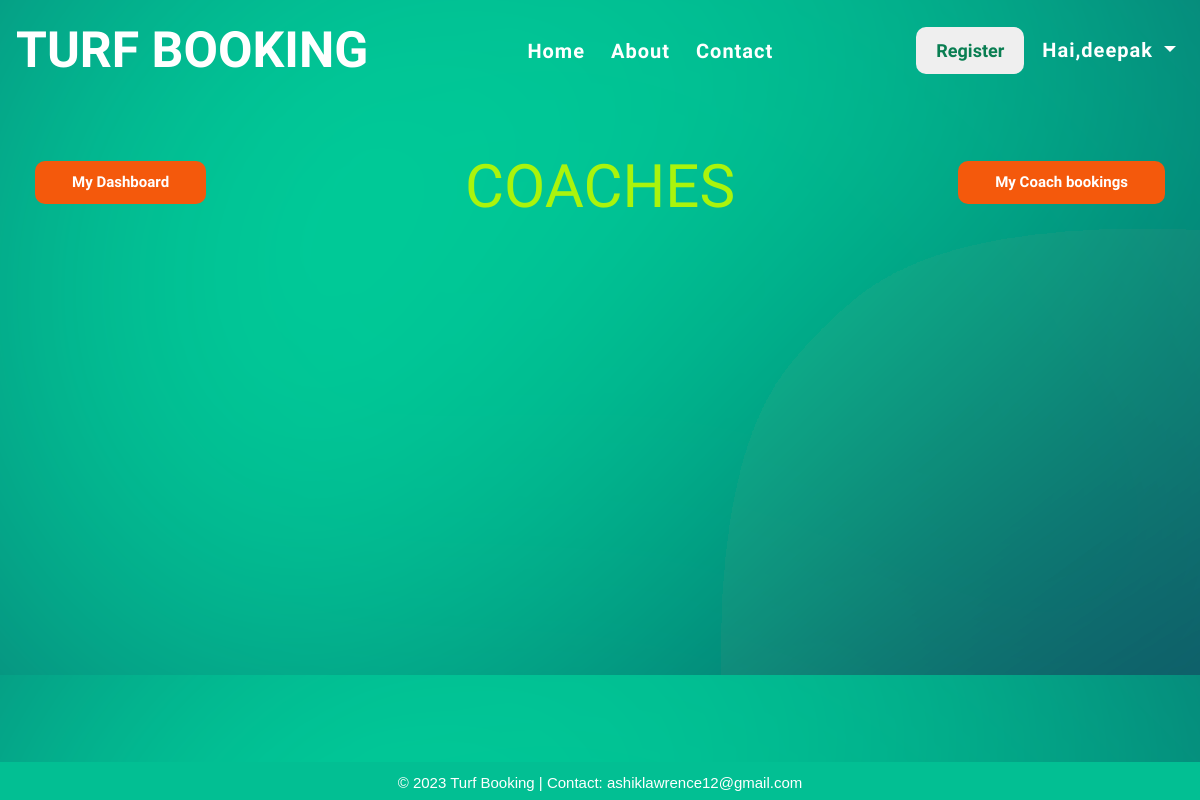
The app's page /coachbook (signed in), older data.
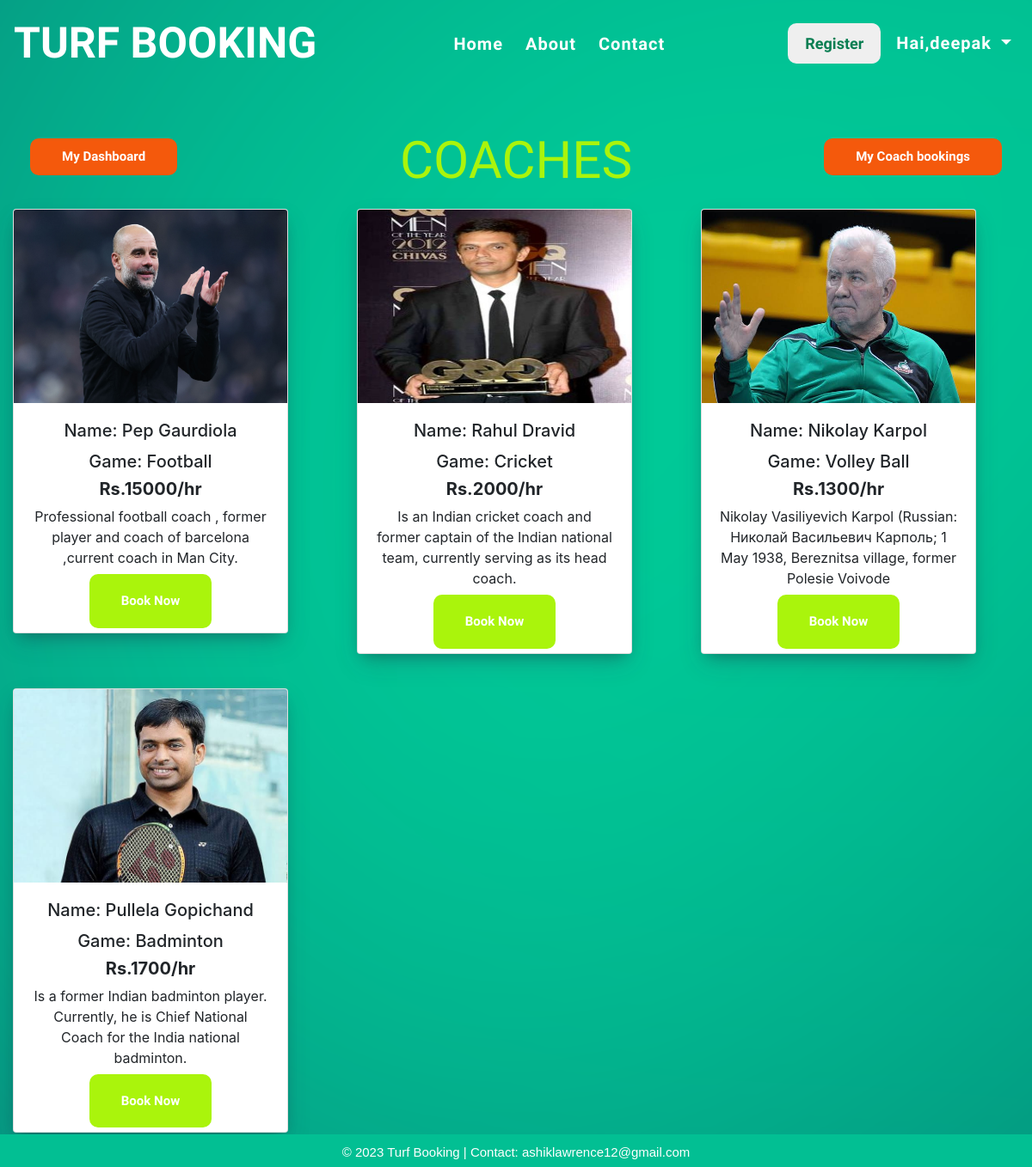
The same page, newer data.
### app1/models.py (models this page shows)
class CoachInfos(models.Model):
    Image = models.ImageField()
    Name = models.CharField(max_length=100)
    Sports = models.CharField(max_length=50)
    Summary = models.TextField()
    Charge = models.IntegerField()
    username = models.TextField()
    password =  models.TextField()

### app1/views.py (the view)
# urls.py: path('coachbook',views.coachbook,name='coachbook'),
def coachbook(request):
    x = CoachInfos.objects.all()
    return render(request,'coachbook.html',{'coach':x})

### templates/coachbook.html (shortened to what this page needs)
{% include 'base.html' %}
{% now "Y-m-d" as current_datetime %}
<!DOCTYPE html>
{% load static %}
<html lang="en">
  <head>
    <link
      rel="stylesheet"
      href="https://cdn.jsdelivr.net/npm/bootstrap@4.0.0/dist/css/bootstrap.min.css"
    />
  </head>
  <body>
    {% block content %}
    <div class="container-fluid" id="maincont">
      <div class="row">
        <div class="col-4">
          <a href="main"><button id="btn2" class="btn" style="float: left;">My Dashboard</button></a>
        </div>
        <div class="col-4">
          <h1 style="text-align: center">COACHES</h1>
        </div>
        <div class="col-4">
          <a href="mycoachbookings"><button id="btn2" class="btn">My Coach bookings</button></a>
        </div>
      </div>
      <div class="row">
        {% for i in coach %}
        <div class="col-sm" id="cols">
        <div class="card" style="width: 20rem;">
          <img class="card-img-top" src="{{i.Image.url}}" alt="Card image cap">
          <div class="card-body" style="padding-bottom: 2px;">
            <h5 class="card-title">Name: {{i.Name}}</h5>
            <h5>Game: {{i.Sports}}</h5>
            <h5 style="font-weight: bold;">Rs.{{i.Charge}}/hr</h5>
           <p class="card-text">{{i.Summary}}</p>
          </div>
          <form action="coachbooking" method="post">
            <button action="submit" id="btn1" class="btn">Book Now</button>
          </form>
        </div>
      </div>
        {% endfor %}
      </div>
      </div>
    {% endblock %}
  </body>
</html>

### templates/base.html (shortened to what this page needs)
<!DOCTYPE html>
{% load static %}
<html lang="en">
<head>
  <link rel="stylesheet" href="https://cdn.jsdelivr.net/npm/bootstrap@4.0.0/dist/css/bootstrap.min.css"
 />
</head>
<body>
  <nav class="navbar navbar-expand-lg navbar-dark" id="navbc">
    <a class="navbar-brand" href="index">TURF BOOKING</a>
    <div class="collapse navbar-collapse" id="navbarNav">
      <ul class="navbar-nav ml-auto" id="navbarlnk">
        <li class="nav-item">
          <a class="nav-link" href="index">Home <span class="sr-only">(current)</span></a>
        </li>
        <li class="nav-item">
          <a class="nav-link" href="about">About</a>
        </li>
        <li class="nav-item">
          <a class="nav-link" href="contact">Contact</a>
        </li>
      </ul>
      <ul class="navbar-nav ml-auto" id="navlbtn">
        <a href="register"><button type="button" class="btnbor1">Register</button></a>
        {% if request.user.is_authenticated %}
        <li class="nav-item dropdown">
          <a class="nav-link dropdown-toggle" href="#" id="navbarDropdownMenuLink" data-toggle="dropdown"
            aria-haspopup="true" aria-expanded="false">
            Hai,<span style="font-weight: bold">{{ request.user }}</span>
          </a>
        {% else %}
        <a href="login"><button type="button" class="btnbor2">Login</button></a>
        {% endif %}
        </li>
      </ul>
    </div>
  </nav>
  <footer>
    <p>&copy; 2023 Turf Booking | Contact: ashiklawrence12@gmail.com</p>
  </footer>
</body>
</html>

### templates/base.html (style rules this page uses)
.nav-link { color: white !important; font-size: 20px; font-family: "Kanit", sans-serif; font-weight: bold; letter-spacing: 1px; transition: 1s; margin-left: 10px; padding-left: 5px; padding-right: 5px; }
footer { position: fixed; background-color: #02bf93; width: 100%; bottom: 0px; padding-top: 10px; margin-bottom: -10px; z-index: 1; }
footer p { text-align: center; color: white; font-size: 15px; font-family: "Gill Sans", "Gill Sans MT", Calibri, "Trebuchet MS", sans-serif; }
#navbc { background-color: transparent !important; }
.btnbor1 { color: #097e52; border: white; font-weight: bold; font-size: 18px; margin-left: 10px; padding: 10px; padding-left: 20px; padding-right: 20px; border-radius: 10px; transition: 1s; font-family: "Kanit", sans-serif; }
.navbar-brand { font-size: 50px !important; font-weight: bold; font-family: "Teko", sans-serif; }

Row changes from the older to the newer data that the page shows:
added CoachInfos: Image (picture), Name "Pep Gaurdiola", Sports "Football", Charge "15000", Summary "Professional football coach , former player and coach of barcelona ,current coach in Man City."
added CoachInfos: Image (picture), Name "Rahul Dravid", Sports "Cricket", Charge "2000", Summary "Is an Indian cricket coach and former captain of the Indian national team, currently serving as its head coach."
added CoachInfos: Image (picture), Name "Nikolay Karpol", Sports "Volley Ball", Charge "1300", Summary "Nikolay Vasiliyevich Karpol (Russian: Николай Васильевич Карполь; 1 May 1938, Bereznitsa village, former Polesie Voivode"
added CoachInfos: Image (picture), Name "Pullela Gopichand", Sports "Badminton", Charge "1700", Summary "Is a former Indian badminton player. Currently, he is Chief National Coach for the India national badminton."
